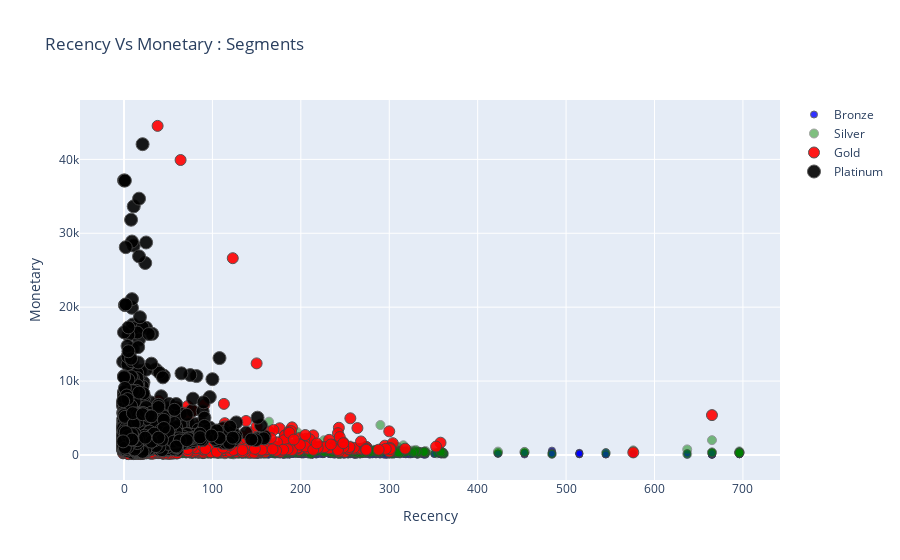

The notebook cell saved with this chart:
### Code cell
#Recency Vs Monetary
graph = RFMScores.query("Monetary < 50000 and Frequency < 2000")

plot_data = [
    gobj.Scatter(
        x=graph.query("RFM_Loyalty_Level == 'Bronze'")['Recency'],
        y=graph.query("RFM_Loyalty_Level == 'Bronze'")['Monetary'],
        mode='markers',
        name='Bronze',
        marker= dict(size= 7,
            line= dict(width=1),
            color= 'blue',
            opacity= 0.8
           )
    ),
        gobj.Scatter(
        x=graph.query("RFM_Loyalty_Level == 'Silver'")['Recency'],
        y=graph.query("RFM_Loyalty_Level == 'Silver'")['Monetary'],
        mode='markers',
        name='Silver',
        marker= dict(size= 9,
            line= dict(width=1),
            color= 'green',
            opacity= 0.5
           )
    ),
        gobj.Scatter(
        x=graph.query("RFM_Loyalty_Level == 'Gold'")['Recency'],
        y=graph.query("RFM_Loyalty_Level == 'Gold'")['Monetary'],
        mode='markers',
        name='Gold',
        marker= dict(size= 11,
            line= dict(width=1),
            color= 'red',
            opacity= 0.9
           )
    ),
    gobj.Scatter(
        x=graph.query("RFM_Loyalty_Level == 'Platinum'")['Recency'],
        y=graph.query("RFM_Loyalty_Level == 'Platinum'")['Monetary'],
        mode='markers',
        name='Platinum',
        marker= dict(size= 13,
            line= dict(width=1),
            color= 'black',
            opacity= 0.9
           )
    ),
]

plot_layout = gobj.Layout(
        yaxis= {'title': "Monetary"},
        xaxis= {'title': "Recency"},
        title='Recency Vs Monetary : Segments'
    )
fig = gobj.Figure(data=plot_data, layout=plot_layout)
po.iplot(fig)

### Figure 1 — Plotly figure (JSON) as saved in the notebook; plotly's stock layout.template omitted (floating-point values rounded to 4 significant figures; data arrays with more than 128 entries replaced by an {"elided": "..."} marker saying what was removed)
{"data": [{"marker": {"color": "blue", "line": {"width": 1}, "opacity": 0.8, "size": 7}, "mode": "markers", "name": "Bronze", "type": "scatter", "x": {"elided": "677 int values"}, "y": {"elided": "677 float values"}}, {"marker": {"color": "green", "line": {"width": 1}, "opacity": 0.5, "size": 9}, "mode": "markers", "name": "Silver", "type": "scatter", "x": {"elided": "927 int values"}, "y": {"elided": "927 float values"}}, {"marker": {"color": "red", "line": {"width": 1}, "opacity": 0.9, "size": 11}, "mode": "markers", "name": "Gold", "type": "scatter", "x": {"elided": "1169 int values"}, "y": {"elided": "1169 float values"}}, {"marker": {"color": "black", "line": {"width": 1}, "opacity": 0.9, "size": 13}, "mode": "markers", "name": "Platinum", "type": "scatter", "x": {"elided": "1129 int values"}, "y": {"elided": "1129 float values"}}], "layout": {"title": {"text": "Recency Vs Monetary : Segments"}, "xaxis": {"title": {"text": "Recency"}}, "yaxis": {"title": {"text": "Monetary"}}}}
